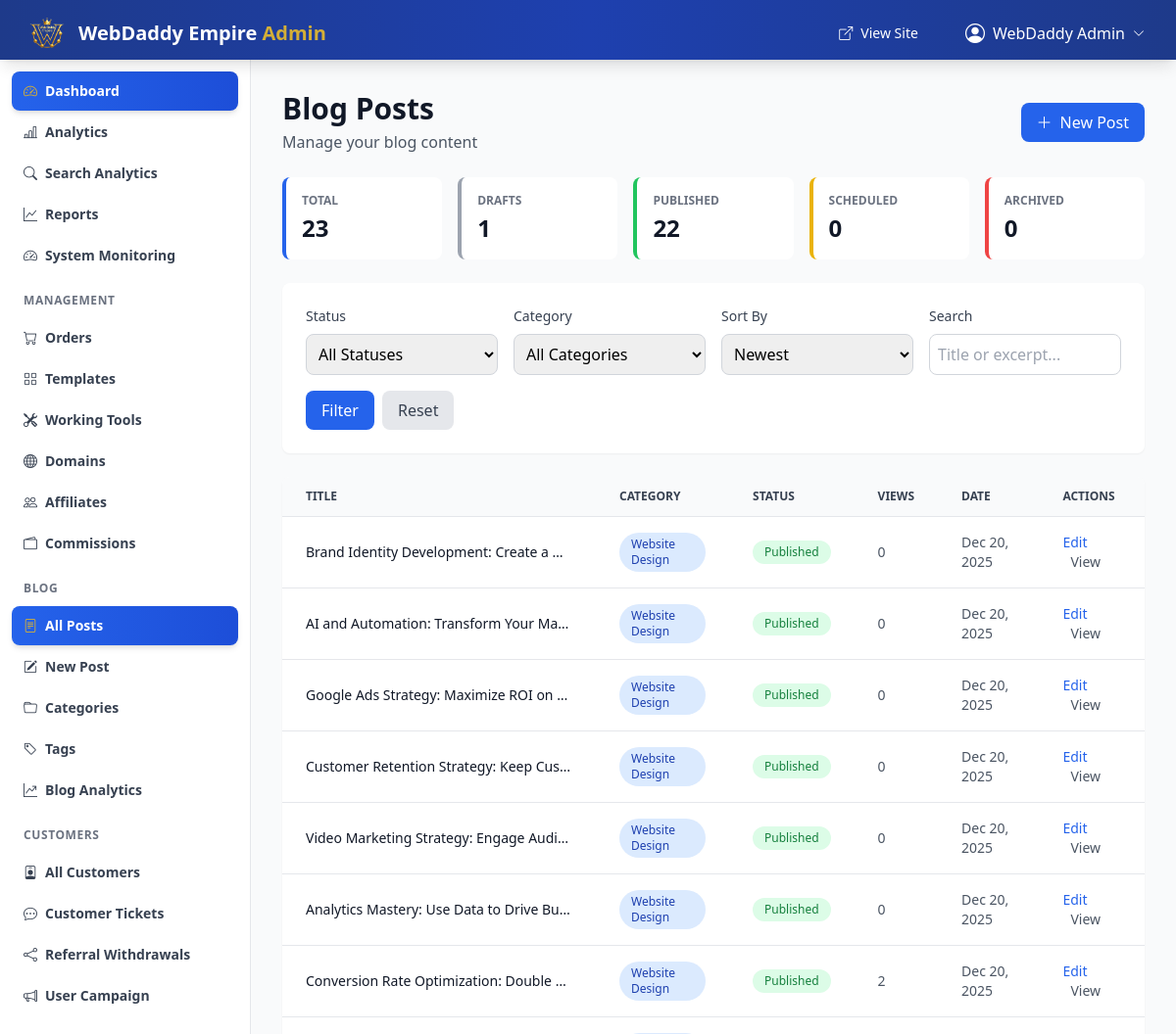
Page /admin/blog/index.php (signed in) on the committed database.
### tables this page shows
CREATE TABLE blog_posts (
                    id INTEGER PRIMARY KEY AUTOINCREMENT,
                    title TEXT NOT NULL,
                    slug TEXT NOT NULL UNIQUE,
                    excerpt TEXT,
                    featured_image TEXT,
                    featured_image_alt TEXT,
                    category_id INTEGER,
                    author_name TEXT DEFAULT 'WebDaddy Team',
                    author_avatar TEXT,
                    status TEXT DEFAULT 'draft' CHECK(status IN ('draft', 'published', 'scheduled', 'archived')),
                    publish_date DATETIME,
                    reading_time_minutes INTEGER DEFAULT 5,
                    meta_title TEXT,
                    meta_description TEXT,
                    canonical_url TEXT,
                    focus_keyword TEXT,
                    seo_score INTEGER DEFAULT 0,
                    og_title TEXT,
                    og_description TEXT,
                    og_image TEXT,
                    twitter_title TEXT,
                    twitter_description TEXT,
                    twitter_image TEXT,
                    view_count INTEGER DEFAULT 0,
                    share_count INTEGER DEFAULT 0,
                    primary_template_id INTEGER,
                    show_affiliate_ctas INTEGER DEFAULT 1,
                    created_at DATETIME DEFAULT CURRENT_TIMESTAMP,
                    updated_at DATETIME DEFAULT CURRENT_TIMESTAMP,
                    FOREIGN KEY (category_id) REFERENCES blog_categories(id) ON DELETE SET NULL
                );

CREATE TABLE blog_categories (
                    id INTEGER PRIMARY KEY AUTOINCREMENT,
                    name TEXT NOT NULL,
                    slug TEXT NOT NULL UNIQUE,
                    description TEXT,
                    meta_title TEXT,
                    meta_description TEXT,
                    parent_id INTEGER DEFAULT NULL,
                    display_order INTEGER DEFAULT 0,
                    is_active INTEGER DEFAULT 1,
                    created_at DATETIME DEFAULT CURRENT_TIMESTAMP,
                    updated_at DATETIME DEFAULT CURRENT_TIMESTAMP,
                    FOREIGN KEY (parent_id) REFERENCES blog_categories(id) ON DELETE SET NULL
                );

### includes/blog/BlogPost.php (called while the page is built, shortened)
<?php
class BlogPost
{
    protected $db;
    public function __construct($db)
    {
        $this->db = $db;
    }
    public function getAllCount($status = null)
    {
        if ($status) {
            $stmt = $this->db->prepare("SELECT COUNT(*) FROM blog_posts WHERE status = ?");
            $stmt->execute([$status]);
        } else {
            $stmt = $this->db->query("SELECT COUNT(*) FROM blog_posts");
        }
        return (int)$stmt->fetchColumn();
    }
}

### admin/blog/index.php (the view, shortened to what this page needs)
<?php
require_once __DIR__ . '/../../includes/functions.php';
require_once __DIR__ . '/../../includes/blog/BlogPost.php';
$db = getDb();
$blogPost = new BlogPost($db);
$search = $_GET['search'] ?? '';
$sortBy = $_GET['sort'] ?? 'date';
$page = isset($_GET['page']) ? max(1, (int)$_GET['page']) : 1;
$perPage = 20;
$where = [];
$params = [];
$orderBy = 'p.created_at DESC';
switch ($sortBy) {
    case 'date':
    default:
        $orderBy = 'p.created_at DESC';
        break;
}
$offset = ($page - 1) * $perPage;
$sql = "
    SELECT p.*, c.name as category_name, c.slug as category_slug
    FROM blog_posts p
    LEFT JOIN blog_categories c ON p.category_id = c.id
    WHERE " . (empty($where) ? "1=1" : implode(" AND ", $where)) . "
    ORDER BY $orderBy
    LIMIT ? OFFSET ?
";
$params[] = $perPage;
$params[] = $offset;
$stmt = $db->prepare($sql);
$stmt->execute($params);
$posts = $stmt->fetchAll(PDO::FETCH_ASSOC);
$allCount = $blogPost->getAllCount();
$draftCount = $blogPost->getAllCount('draft');
$publishedCount = $blogPost->getAllCount('published');
$scheduledCount = $blogPost->getAllCount('scheduled');
$archivedCount = $blogPost->getAllCount('archived');
require_once __DIR__ . '/../includes/header.php';
?>
<div class="space-y-6">
    <div class="flex items-center justify-between">
        <div>
            <h1 class="text-3xl font-bold text-gray-900">Blog Posts</h1>
            <p class="text-gray-600 mt-1">Manage your blog content</p>
        </div>
        <a href="editor.php" class="bg-primary-600 hover:bg-primary-700 text-white px-4 py-2 rounded-lg transition-colors inline-flex items-center gap-2">
            <i class="bi bi-plus-lg"></i>
            New Post
        </a>
    </div>
    <div class="grid grid-cols-2 md:grid-cols-5 gap-4">
        <div class="bg-white rounded-lg p-4 border-l-4 border-primary-600">
            <div class="text-xs text-gray-500 uppercase font-semibold">Total</div>
            <div class="text-2xl font-bold text-gray-900 mt-1"><?php echo $allCount; ?></div>
        </div>
        <div class="bg-white rounded-lg p-4 border-l-4 border-gray-400">
            <div class="text-xs text-gray-500 uppercase font-semibold">Drafts</div>
            <div class="text-2xl font-bold text-gray-900 mt-1"><?php echo $draftCount; ?></div>
        </div>
        <div class="bg-white rounded-lg p-4 border-l-4 border-green-500">
            <div class="text-xs text-gray-500 uppercase font-semibold">Published</div>
            <div class="text-2xl font-bold text-gray-900 mt-1"><?php echo $publishedCount; ?></div>
        </div>
        <div class="bg-white rounded-lg p-4 border-l-4 border-yellow-500">
            <div class="text-xs text-gray-500 uppercase font-semibold">Scheduled</div>
            <div class="text-2xl font-bold text-gray-900 mt-1"><?php echo $scheduledCount; ?></div>
        </div>
        <div class="bg-white rounded-lg p-4 border-l-4 border-red-500">
            <div class="text-xs text-gray-500 uppercase font-semibold">Archived</div>
            <div class="text-2xl font-bold text-gray-900 mt-1"><?php echo $archivedCount; ?></div>
        </div>
    </div>
    <div class="bg-white rounded-lg p-6 shadow-sm">
        <form method="GET" class="space-y-4">
            <div class="grid grid-cols-1 md:grid-cols-4 gap-4">
                <div>
                    <label class="block text-sm font-medium text-gray-700 mb-2">Status</label>
                    <select name="status" class="w-full border border-gray-300 rounded-lg p-2 focus:outline-none focus:ring-2 focus:ring-primary-500">
                        <option value="all">All Statuses</option>
                    </select>
                </div>
                <div>
                    <label class="block text-sm font-medium text-gray-700 mb-2">Category</label>
                    <select name="category" class="w-full border border-gray-300 rounded-lg p-2 focus:outline-none focus:ring-2 focus:ring-primary-500">
                        <option value="all">All Categories</option>
                    </select>
                </div>
                <div>
                    <label class="block text-sm font-medium text-gray-700 mb-2">Sort By</label>
                    <select name="sort" class="w-full border border-gray-300 rounded-lg p-2 focus:outline-none focus:ring-2 focus:ring-primary-500">
                        <option value="date" <?php echo $sortBy === 'date' ? 'selected' : ''; ?>>Newest</option>
                    </select>
                </div>
                <div>
                    <label class="block text-sm font-medium text-gray-700 mb-2">Search</label>
                    <input type="text" name="search" placeholder="Title or excerpt..." value="<?php echo htmlspecialchars($search); ?>" class="w-full border border-gray-300 rounded-lg p-2 focus:outline-none focus:ring-2 focus:ring-primary-500">
                </div>
            </div>
            <div class="flex gap-2">
                <button type="submit" class="bg-primary-600 hover:bg-primary-700 text-white px-4 py-2 rounded-lg transition-colors">Filter</button>
                <a href="index.php" class="bg-gray-200 hover:bg-gray-300 text-gray-700 px-4 py-2 rounded-lg transition-colors">Reset</a>
            </div>
        </form>
    </div>
    <div class="bg-white rounded-lg shadow-sm overflow-hidden">
        <?php if (empty($posts)): ?>
            <div class="p-12 text-center">
                <i class="bi bi-inbox text-4xl text-gray-300 block mb-3"></i>
                <h3 class="text-lg font-semibold text-gray-900 mb-1">No posts found</h3>
                <p class="text-gray-600 mb-4">Try adjusting your filters or create a new post to get started.</p>
                <a href="editor.php" class="bg-primary-600 hover:bg-primary-700 text-white px-4 py-2 rounded-lg transition-colors inline-flex items-center gap-2">
                    <i class="bi bi-plus-lg"></i>
                    Create New Post
                </a>
            </div>
        <?php else: ?>
            <div class="overflow-x-auto">
                <table class="w-full">
                    <thead class="bg-gray-50 border-b border-gray-200">
                        <tr>
                            <th class="px-6 py-3 text-left text-xs font-semibold text-gray-700 uppercase">Title</th>
                            <th class="px-6 py-3 text-left text-xs font-semibold text-gray-700 uppercase">Category</th>
                            <th class="px-6 py-3 text-left text-xs font-semibold text-gray-700 uppercase">Status</th>
                            <th class="px-6 py-3 text-left text-xs font-semibold text-gray-700 uppercase">Views</th>
                            <th class="px-6 py-3 text-left text-xs font-semibold text-gray-700 uppercase">Date</th>
                            <th class="px-6 py-3 text-left text-xs font-semibold text-gray-700 uppercase">Actions</th>
                        </tr>
                    </thead>
                    <tbody class="divide-y divide-gray-200">
                        <?php foreach ($posts as $post): ?>
                            <tr class="hover:bg-gray-50">
                                <td class="px-6 py-4 text-sm font-medium text-gray-900 truncate max-w-xs" title="<?php echo htmlspecialchars($post['title']); ?>">
                                    <?php echo htmlspecialchars($post['title']); ?>
                                </td>
                                <td class="px-6 py-4 text-sm">
                                    <?php if ($post['category_name']): ?>
                                        <span class="inline-block bg-blue-100 text-blue-800 px-3 py-1 rounded-full text-xs font-medium">
                                            <?php echo htmlspecialchars($post['category_name']); ?>
                                        </span>
                                    <?php else: ?>
                                        <span class="text-gray-400">—</span>
                                    <?php endif; ?>
                                </td>
                                <td class="px-6 py-4 text-sm">
                                    <?php
                                        switch($post['status']) {
                                            case 'published': $postStatusColor = 'bg-green-100 text-green-700'; break;
                                        }
                                    ?>
                                    <span class="inline-block px-3 py-1 rounded-full text-xs font-medium <?php echo $postStatusColor; ?>">
                                        <?php echo ucfirst(htmlspecialchars($post['status'])); ?>
                                    </span>
                                </td>
                                <td class="px-6 py-4 text-sm text-gray-600"><?php echo number_format($post['view_count']); ?></td>
                                <td class="px-6 py-4 text-sm text-gray-600"><?php echo date('M d, Y', strtotime($post['created_at'])); ?></td>
                                <td class="px-6 py-4 text-sm space-x-2">
                                    <a href="editor.php?post_id=<?php echo $post['id']; ?>" class="text-primary-600 hover:text-primary-700 font-medium">Edit</a>
                                    <a href="/blog/<?php echo htmlspecialchars($post['slug']); ?>/" target="_blank" class="text-gray-600 hover:text-gray-700 font-medium">View</a>
                                </td>
                            </tr>
                        <?php endforeach; ?>
                    </tbody>
                </table>
            </div>
        <?php endif; ?>
    </div>
</div>
<?php require_once __DIR__ . '/../includes/footer.php'; ?>

### rows in the picture
blog_posts: title "Brand Identity Development: Create a…", category.name "Website Design", status "Published", view_count "0", created_at "Dec 20, 2025"
blog_posts: title "AI and Automation: Transform Your Ma…", category.name "Website Design", status "Published", view_count "0", created_at "Dec 20, 2025"
blog_posts: title "Google Ads Strategy: Maximize ROI on…", category.name "Website Design", status "Published", view_count "0", created_at "Dec 20, 2025"
blog_posts: title "Customer Retention Strategy: Keep Cus…", category.name "Website Design", status "Published", view_count "0", created_at "Dec 20, 2025"
blog_posts: title "Video Marketing Strategy: Engage Audi…", category.name "Website Design", status "Published", view_count "0", created_at "Dec 20, 2025"
blog_posts: title "Analytics Mastery: Use Data to Drive Bu…", category.name "Website Design", status "Published", view_count "0", created_at "Dec 20, 2025"
blog_posts: title "Conversion Rate Optimization: Double…", category.name "Website Design", status "Published", view_count "2", created_at "Dec 20, 2025"

### other values in the picture
SITE_NAME "WebDaddy Empire"
getAdminName() "WebDaddy Admin"
$allCount "23"
$draftCount "1"
$publishedCount "22"
$scheduledCount "0"
$archivedCount "0"
